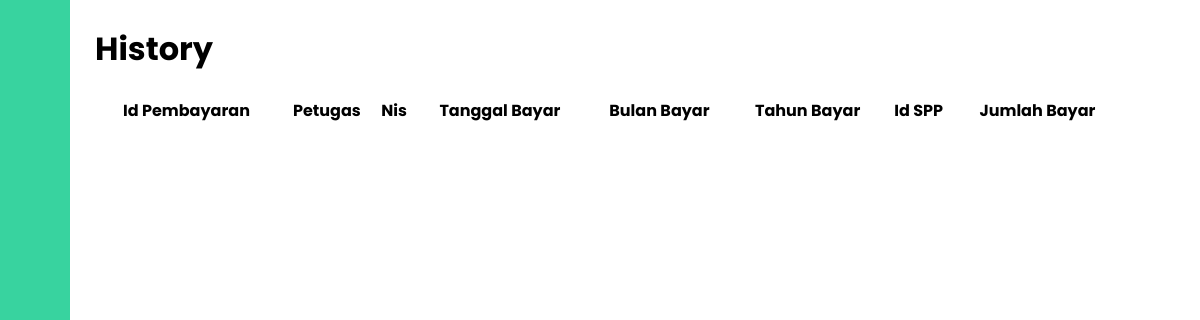
/History/index.php, run on an earlier commit of the app's database.
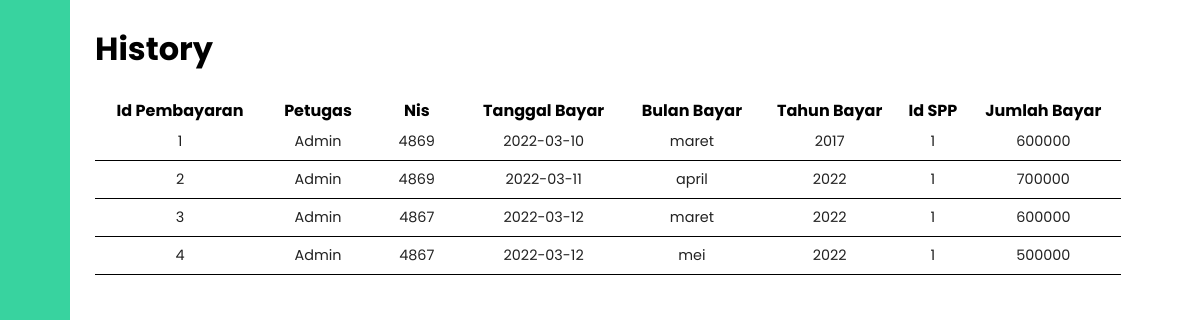
And on a later commit of the database.
### tables this page shows
CREATE TABLE `pembayaran` (
  `id_pembayaran` int(11) NOT NULL,
  `id_petugas` int(11) NOT NULL,
  `nis` varchar(10) NOT NULL,
  `tgl_bayar` date NOT NULL,
  `bulan_dibayar` varchar(8) NOT NULL,
  `tahun_dibayar` varchar(4) NOT NULL,
  `id_spp` int(11) NOT NULL,
  `jumlah_bayar` double NOT NULL
);

CREATE TABLE `petugas` (
  `id_petugas` int(11) NOT NULL,
  `username` varchar(25) NOT NULL,
  `password` varchar(60) NOT NULL,
  `nama_petugas` varchar(35) NOT NULL,
  `level` varchar(12) NOT NULL
);

### History/index.php (the view, shortened to what this page needs)
<?php
require_once '../templates/header.php';
?>
<div class="main-content">
    <h1>History</h1>
    <br>
    <table>
        <tr>
            <th>Id Pembayaran </th>
            <th>Petugas</th>
            <th>Nis</th>
            <th>Tanggal Bayar</th>
            <th>Bulan Bayar</th>
            <th>Tahun Bayar</th>
            <th>Id SPP</th>
            <th>Jumlah Bayar</th>
        </tr>
        <?php
        $query = "SELECT * FROM pembayaran JOIN petugas ON pembayaran.id_petugas = petugas.id_petugas";
        $result = mysqli_query($conn, $query);
        $i = 1;
        ?>
        <?php foreach ($result as $row) : ?>
            <tr>
                <td><?= $i++ ?></td>
                <td>
                    <?= $row['nama_petugas'] ?>
                </td>
                <td>
                    <?= $row['nis'] ?>
                </td>
                <td>
                    <?= $row['tgl_bayar'] ?>
                </td>
                <td>
                    <?= $row['bulan_dibayar'] ?>
                </td>
                <td>
                    <?= $row['tahun_dibayar'] ?>
                </td>
                <td>
                    <?= $row['id_spp'] ?>
                </td>
                <td>
                    <?= $row['jumlah_bayar'] ?>
                </td>
            </tr>
        <?php endforeach; ?>
    </table>
</div>
<?php
require_once '../templates/footer.php';
?>

### templates/header.php (shortened to what this page needs)
<!DOCTYPE html>
<html lang="en">
<head>
    <link rel="stylesheet" href="https://maxst.icons8.com/vue-static/landings/line-awesome/line-awesome/1.3.0/css/line-awesome.min.css">
    <link rel="stylesheet" href="../templates/css/style.css">
</head>
<body>
    <div class="sidebar">
        <div class="sidebar-brand">
            <h2><span class="las la-clinic-medical"></span> <span>Smk Ti Bali Global</span></h2>
        </div>
        <div class="sidebar-menu">
            <ul>
                <li>
                    <a href="../History/index.php"><span class="las la-history"></span>
                        <span>History</span></a>
                </li>
                <li>
                    <a href="../Login/logout.php"><span class="las la-sign-out-alt"></span>
                        <span>Logout</span></a>
                </li>
            </ul>
        </div>
    </div>

### templates/footer.php (shortened to what this page needs)
</body>
</html>

### templates/css/style.css (style rules this page uses)
:root { --main-color: #38d39f; --color-dark: #1D2231; --text-grey: #8390A2; }
* { padding: 0; margin: 0; box-sizing: border-box; list-style-type: none; text-decoration: none; font-family: 'Poppins', sans-serif; }
table { width: 95%; }
table td { border-bottom: 1px solid black; text-align: center; }
.main-content { padding: 25px; }
.sidebar { width: 345px; position: fixed; left: 0; top: 0; height: 100%; background: var(--main-color); z-index: 100; transition: width 300ms; }
.sidebar-brand { height: 90px; padding: 1rem 0rem 1rem 2rem; color: #fff; }
.sidebar-menu { margin-top: 1rem; }
.sidebar-menu li { width: 100%; margin-bottom: 1.7rem; padding-left: 1rem; }
.sidebar-menu a { padding-left: 1rem; display: block; color: #fff; font-size: 1.1rem; }
.sidebar-menu a span:first-child { font-size: 1.5rem; padding-right: 1rem; }
.main-content { transition: margin-left 300ms; margin-left: 345px; }
table { border-collapse: collapse; }
td { padding: .5rem 1rem; font-size: .9rem; color: #222; }
@media only screen and (max-width: 1200px) { .sidebar { width: 70px; } }
@media only screen and (max-width: 1200px) { .sidebar .sidebar-brand, .sidebar li { padding-left: 1rem; text-align: center; } }
@media only screen and (max-width: 1200px) { .sidebar li a { padding-left: 0rem; } }
@media only screen and (max-width: 1200px) { .main-content { margin-left: 70px; } }

What changed in the data, as far as the page shows it:
added pembayaran: id_petugas.nama_petugas "Admin", nis "4869", tgl_bayar "2022-03-10", bulan_dibayar "maret", tahun_dibayar "2017", id_spp "1", jumlah_bayar "600000"
added pembayaran: id_petugas.nama_petugas "Admin", nis "4869", tgl_bayar "2022-03-11", bulan_dibayar "april", tahun_dibayar "2022", id_spp "1", jumlah_bayar "700000"
added pembayaran: id_petugas.nama_petugas "Admin", nis "4867", tgl_bayar "2022-03-12", bulan_dibayar "maret", tahun_dibayar "2022", id_spp "1", jumlah_bayar "600000"
added pembayaran: id_petugas.nama_petugas "Admin", nis "4867", tgl_bayar "2022-03-12", bulan_dibayar "mei", tahun_dibayar "2022", id_spp "1", jumlah_bayar "500000"
